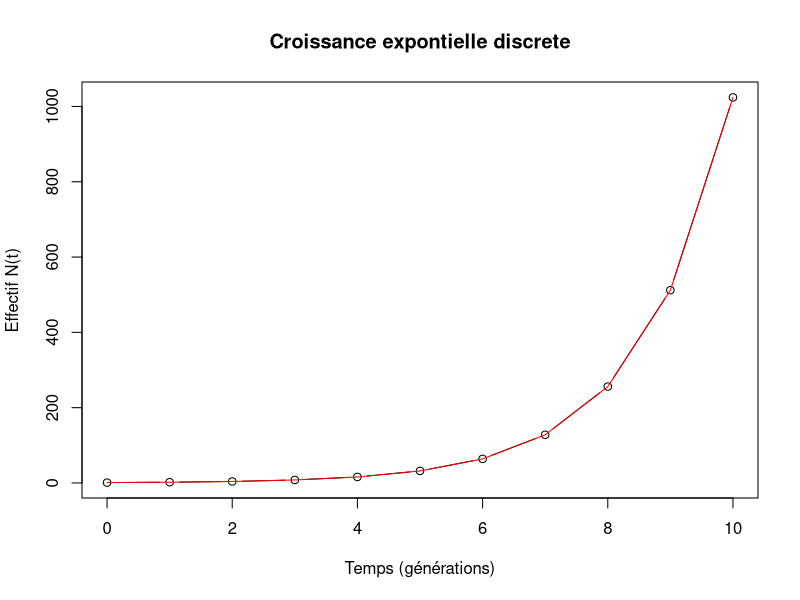
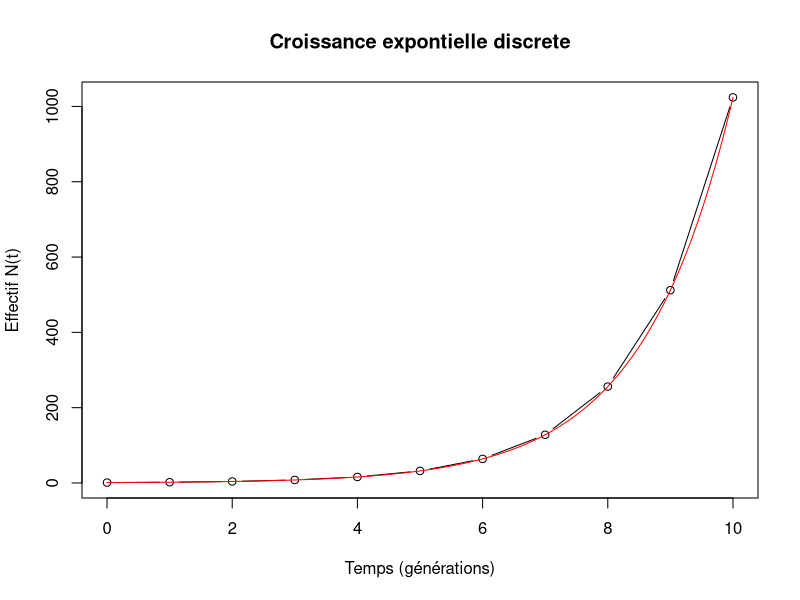
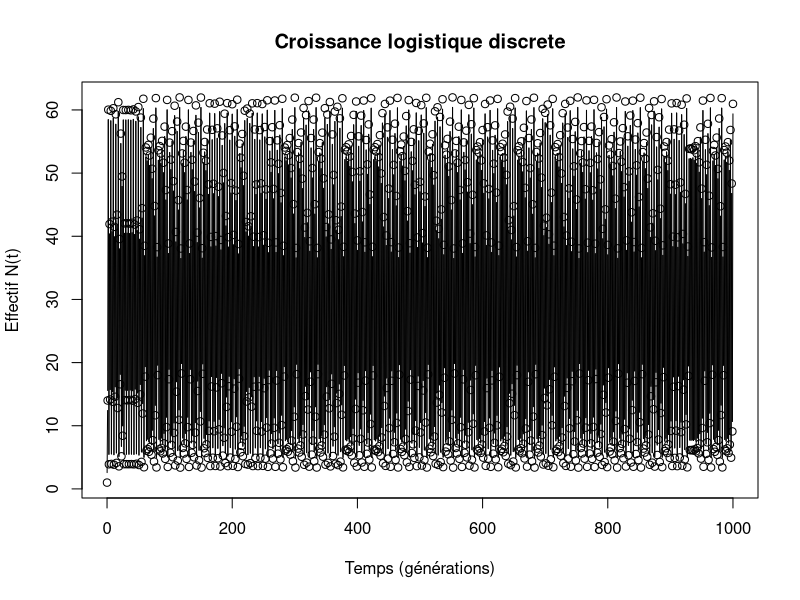

Write the R code that produced these figures, in order.
print("hello world")

# croissance exponentielle discrte, N_{t+1} = N_{t}*R
temps = 10 # cycles de reproduction
dt = 1
N = rep(0, temps+1)
N0 = 1
R = 2
N[1] = N0
for (i in 2:length(N)) {
  N[i] = N[i-1] * R
}
lesTemps = seq(0,temps, by=1) # seq = sequence
plot(N ~ lesTemps, xlab = "Temps (générations)", 
     ylab="Effectif N(t)", 
     main = "Croissance expontielle discrete", type ='b')
# help(par) aide sur les paramètres des graphiques

# croissances exponentielle, dN/dt = rN, N(0) = N0
Nc = rep(0, temps+1)
Nc[1] = N0
r = 1.5  # correspondance: R = exp(r) <-> log(R) = r
r = log(R) # log Neperien
# solution de l'EDO: N0*exp(r*t)
for (i in 1:length(Nc)) {
  Nc[i] = N0*exp(r * lesTemps[i])
}
lines(Nc ~ lesTemps, col= "red")

plot(N ~ lesTemps, xlab = "Temps (générations)", 
     ylab="Effectif N(t)", 
     main = "Croissance expontielle discrete", type ='b')
dt = 0.01
lesTempsFine = seq(0, temps, by = dt)
NcFine = rep(0, length(lesTempsFine))
for (i in 1:length(NcFine)) {
  NcFine[i] = N0*exp(r * lesTempsFine[i])
}
lines(NcFine ~ lesTempsFine, col= "red")

# croissance logistique discrete, N_{t+1} = N_{t}*exp(r*(1-N_{t}/K))
temps = 1000 # cycles de reproduction
dt = 1
N = rep(0, temps+1)
N0 = 1
r = 2.73 # r=2: oscillations quasiment plus amortie
# r < 1: croissance sigmoide
# 1 < r < 2: oscillations amorties vers équilibre stable
# 2 < r < 2.5 : 2-cycles
# 2.5 < r < 2.65: 4-cycles
# 2.65< r < 2.67: 8-cycles
# ....
# 2.71 < r < ...: apériodicité, dynamiques en chaos déterministe
K = 30
N[1] = N0
for (i in 2:length(N)) {
  N[i] = N[i-1] * exp(r*(1-N[i-1]/K))
}
lesTemps = seq(0,temps, by=1) # seq = sequence
plot(N ~ lesTemps, xlab = "Temps (générations)", 
     ylab="Effectif N(t)", 
     main = "Croissance logistique discrete", type ='b')
